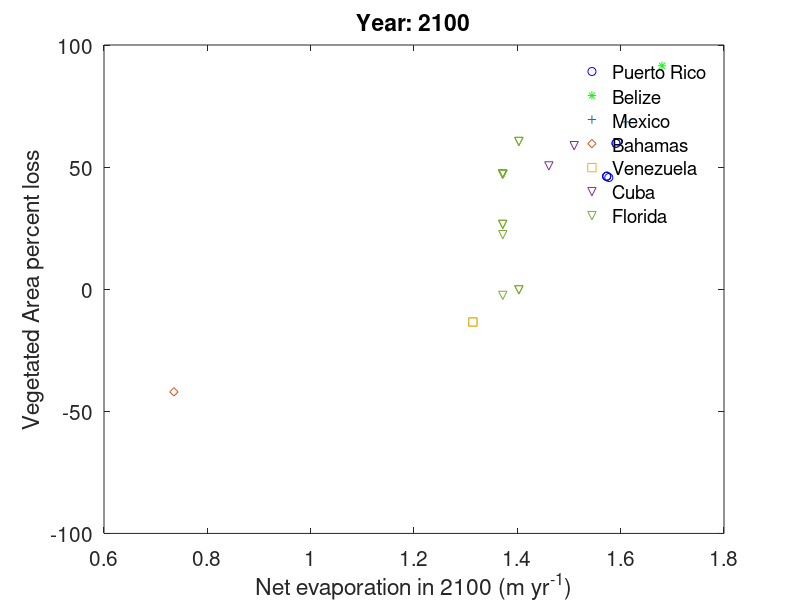

Here is the MATLAB script that generated this plot:
hold on

%Puerto Rico
ax= [1.573	1.573	1.591	1.591	1.577	1.573];
ay= [46.27463446	46.23649078	59.74230044	59.74230044	45.72606214	46.23649078];


%Belize
bx= [1.68];
by= [91.51190476];

%Mexico
cx = [1.61];
cy=[68.49689441];

%Bahamas
dx= [0.7353];
dy=[-42.02366381];

%Venezuela
ex=[1.314	1.314];
ey=[-13.42465753	-13.42465753];


%Cuba
fx=[1.461	1.51];
fy=[50.48596851	58.77483444];


%Florida
gx=[1.403	1.403	1.3718	1.3718	1.3718	1.403	1.403	1.3718	1.3718	1.3718	1.3718	1.3718	1.3718	1.3718	1.3718	1.3718];
gy=[-0.263720599	-0.263720599	47.20804782	47.20804782	22.33561744	60.49180328	60.49180328	-2.544102639	26.53448024	26.53448024	47.20804782	47.20804782	47.20804782	47.20804782	47.20804782	47.20804782];

plot(ax,ay,'bo',bx,by,'g*',cx,cy,'+',dx,dy,'d',ex,ey,'s',fx,fy,'v',gx,gy,'v','MarkerSize',6)
xlabel('Net evaporation in 2100 (m yr^-^1)')
ylabel('Vegetated Area percent loss')
title('Year: 2100')
legend('Puerto Rico','Belize','Mexico','Bahamas','Venezuela','Cuba','Florida')
legend('boxoff')
set(gca,'FontSize',15)
box on